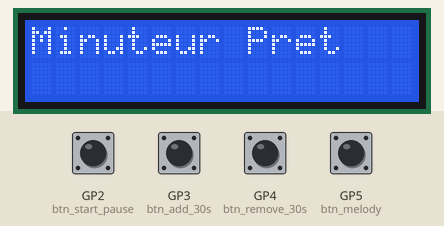
This program was run on a simulated Raspberry Pi Pico running MicroPython. On the bench: 16×2 character LCD. The inputs (shaded band) are chosen by the test bench; at power-on: GP2 (btn_start_pause), GP3 (btn_add_30s), GP4 (btn_remove_30s), GP5 (btn_melody) HIGH. Library files of the repository ran but are not shown: pico_i2c_lcd.py; what the program prints to the serial console is not drawn.

Above: at 0.1 s.
3.3 s: GP3 (btn_add_30s) pulled LOW for 1 s
At 5.4 s:
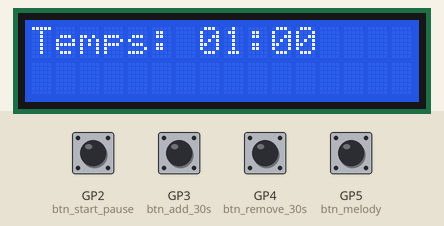
5.8 s: GP2 (btn_start_pause) pulled LOW for 0.15 s
At 6.5 s:
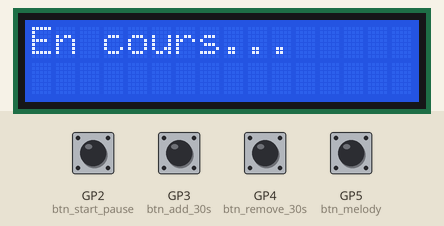
8.8 s: GP5 (btn_melody) pulled LOW for 1 s
At 10.2 s:
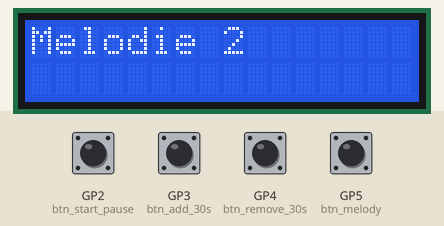
12.7 s: GP2 (btn_start_pause) pulled LOW for 1 s
At 14.8 s:
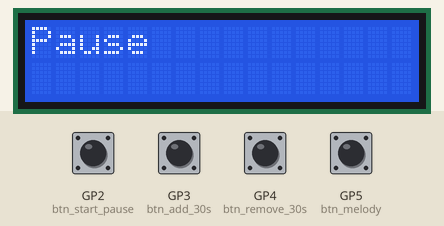
15.2 s: GP4 (btn_remove_30s) pulled LOW for 1 s
At 17.1 s:
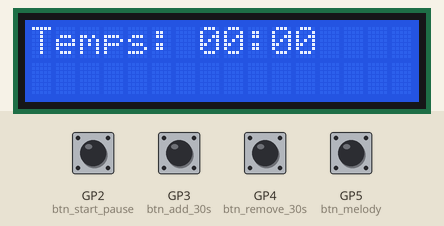
17.7 s: GP5 (btn_melody) pulled LOW for 0.15 s
At 18.2 s:
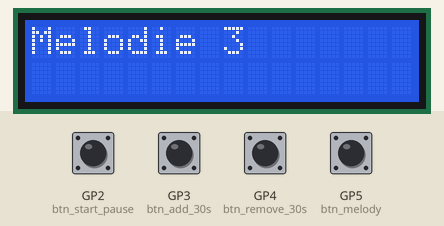
Timing chart, 0 to 20.3 s (numbered marks = the images above; inputs shaded):
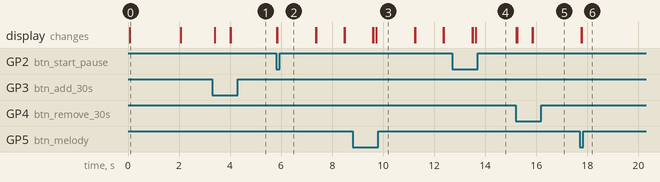

Measured:
- after the input at 3.3 s, the display: first changes after 0.10 s (image 1 shows a later state)
- after the input at 5.8 s, the display: first changes at once (image 2 shows a later state)
- after the input at 8.8 s, the display: first differs from a run without the input after 0.94 s (image 3)
- after the input at 12.7 s, the display: first differs from a run without the input after 0.92 s (image 4)
- after the input at 15.2 s, the display: first changes at once (image 5 shows a later state)
- after the input at 17.7 s, the display: first changes after 0.07 s (image 6 shows a later state)
- what the display in image 0 shows lasts 2.0 s, from 0.1 s to 2.1 s

The program:

main.py
```python
from machine import Pin, SoftI2C, PWM
from pico_i2c_lcd import I2cLcd
from time import sleep

# Configuration de l'ecran LCD
I2C_ADDR = 0x27
I2C_NUM_ROWS = 2
I2C_NUM_COLS = 16

i2c = SoftI2C(sda=Pin(14), scl=Pin(27), freq=400000)
lcd = I2cLcd(i2c, I2C_ADDR, I2C_NUM_ROWS, I2C_NUM_COLS)
lcd.clear()
lcd.putstr("Minuteur Pret")
sleep(2)
lcd.clear()

# Configuration des boutons
btn_start_pause = Pin(2, Pin.IN, Pin.PULL_UP)
btn_add_30s = Pin(3, Pin.IN, Pin.PULL_UP)
btn_remove_30s = Pin(4, Pin.IN, Pin.PULL_UP)
btn_melody = Pin(5, Pin.IN, Pin.PULL_UP)

# Configuration du buzzer sur GP16
buzzer = PWM(Pin(16))
buzzer.duty_u16(0)

# Variables globales
timer_seconds = 0
running = False
melody_choice = 0

melodies = [
    [(262, 0.4), (330, 0.4), (392, 0.4), (523, 0.6), (660, 0.6), (784, 0.6)],  # Classique
    [(440, 0.3), (440, 0.3), (440, 0.3), (349, 0.5), (392, 0.5), (330, 0.4), (262, 0.4)],  # Gag
    [(523, 0.3), (494, 0.3), (523, 0.3), (587, 0.5), (523, 0.5), (660, 0.4), (784, 0.4)],  # Alarme
]

def play_tone(freq, duration):
    buzzer.freq(freq)
    buzzer.duty_u16(20000)
    sleep(duration)
    buzzer.duty_u16(0)
    sleep(0.1)

def play_melody():
    for freq, duration in melodies[melody_choice]:
        play_tone(freq, duration)
        sleep(0.1)

def update_display():
    lcd.clear()
    minutes = timer_seconds // 60
    seconds = timer_seconds % 60
    lcd.putstr(f"Temps: {minutes:02}:{seconds:02}")

def handle_buttons():
    global timer_seconds, running, melody_choice

    if not btn_start_pause.value():
        running = not running
        lcd.clear()
        lcd.putstr("En cours..." if running else "Pause")
        print("Etat: En cours" if running else "Etat: Pause")
        sleep(0.5)
        while not btn_start_pause.value():  # Attendre le relachement du bouton
            sleep(0.1)

    if not btn_add_30s.value():
        timer_seconds += 30
        update_display()
        print(f"Temps ajoute: {timer_seconds} secondes")
        sleep(0.5)

    if not btn_remove_30s.value():
        timer_seconds = max(0, timer_seconds - 30)
        update_display()
        print(f"Temps retire: {timer_seconds} secondes")
        sleep(0.5)

    if not btn_melody.value():
        melody_choice = (melody_choice + 1) % len(melodies)
        lcd.clear()
        lcd.putstr(f"Melodie {melody_choice+1}")
        print(f"Melodie changee: {melody_choice+1}")
        sleep(0.5)
        while not btn_melody.value():
            sleep(0.1)

def run_timer():
    global timer_seconds, running
    while True:
        handle_buttons()
        if running and timer_seconds > 0:
            sleep(1)
            timer_seconds -= 1
            update_display()
            print(f"Temps restant: {timer_seconds} secondes")
            while not running:
                handle_buttons()
                sleep(0.1)
            if timer_seconds == 0:
                lcd.clear()
                lcd.putstr("Temps ecoule!")
                print("Temps ecoule!")
                play_melody()
                sleep(2)
                lcd.clear()
                lcd.putstr("Minuteur Pret")
                running = False
        sleep(0.1)

try:
    run_timer()
except KeyboardInterrupt:
    lcd.clear()
    lcd.putstr("Au revoir")
    print("Programme arrete.")
```
